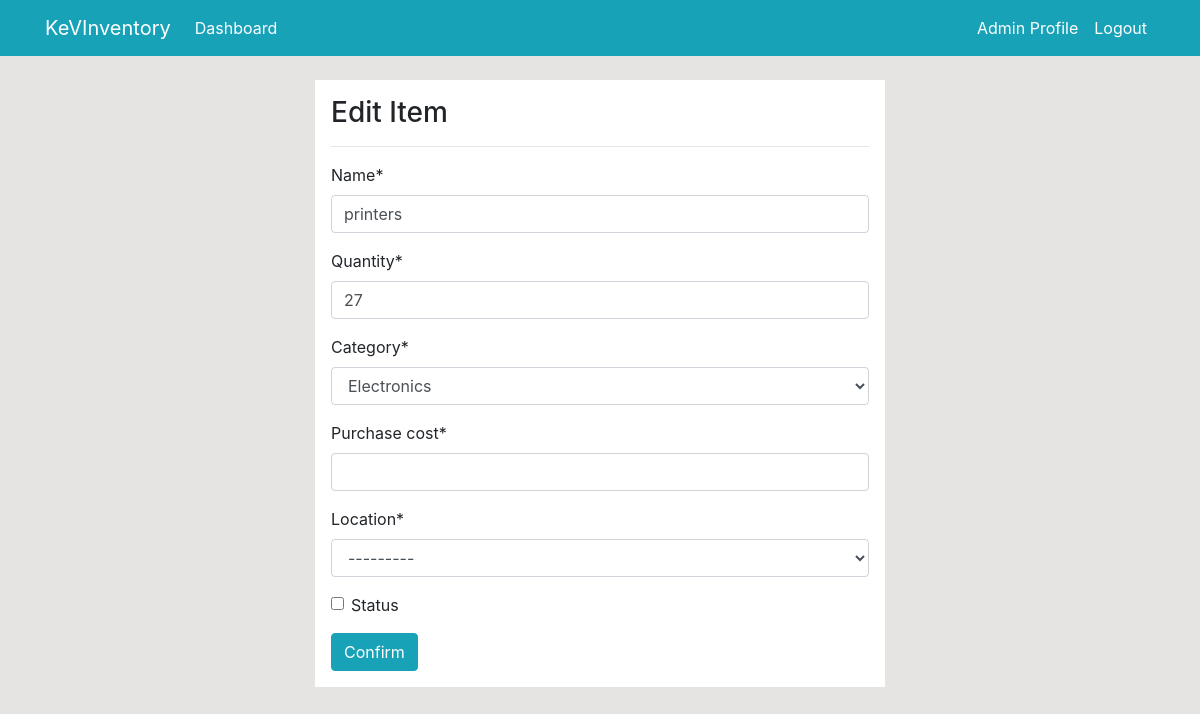
Page /products/edit/14/ (signed in) on the committed database.
### dashboard/models.py (models this page shows, shortened)
class Product(models.Model):
    name = models.CharField(max_length=100, null=True)
    quantity = models.PositiveIntegerField(null=True)
    category = models.CharField(max_length=50, choices=CATEGORY, null=True)
    purchase_date = models.DateTimeField(auto_now=True)
    purchase_cost = models.PositiveIntegerField(null=True)
    location = models.CharField(max_length=100, choices=DEPART, null=True)
    status = models.BooleanField(default=False)

### dashboard/decorators.py (the view)
        def wrapper(request, *args, **kwargs):
            group = None
            if request.user.groups.exists():
                group = request.user.groups.all()[0].name
            if group in allowed_roles:
                return view_func(request, *args, **kwargs)
            else:
                return HttpResponse('You are not authorized to view this page')

### dashboard/forms.py
class ProductForm(forms.ModelForm):
    class Meta:
        model = Product
        fields = '__all__'

### dashboard/views.py (called while the page is built)
@login_required(login_url='user-login')
@allowed_users(allowed_roles=['Admin'])
def product_edit(request, pk):
    item = Product.objects.get(id=pk)
    if request.method == 'POST':
        form = ProductForm(request.POST, instance=item)
        if form.is_valid():
            form.save()
            return redirect('dashboard-products')
    else:
        form = ProductForm(instance=item)
    context = {
        'form': form,
    }
    return render(request, 'dashboard/products_edit.html', context)

### templates/dashboard/products_edit.html (shortened to what this page needs)
{% extends 'partials/base.html' %}
{% load crispy_forms_tags %}
{% block content %}
<div class="row my-4">
    <div class="col-md-6 offset-md-3 p-3 bg-white">
        <h3>Edit Item</h3>
        <hr>
        <form>
            {{ form|crispy }}
            <input class="btn btn-info" type="submit" value="Confirm">
        </form>
    </div>
</div>
{% endblock %}

### templates/partials/nav.html (shortened to what this page needs)
<nav class="navbar navbar-expand-lg navbar-info bg-info">
    <div class="container">
        {% if user.is_authenticated %}
        <a class="navbar-brand text-white" href="{% url 'dashboard-index' %}">KeVInventory</a>
        <div class="collapse navbar-collapse" id="navbarSupportedContent">
            <ul class="navbar-nav mr-auto">
                <li class="nav-item active">
                    <a class="nav-link text-white" href="{% url 'dashboard-index' %}">Dashboard </a>
                </li>
            </ul>
            <ul class="navbar-nav ml-auto">
                <li class="nav-item active">
                    <a class="nav-link text-white" href="{% url 'user-profile' %}">{{ user.username }} Profile
                        <span class="sr-only">(current)</span></a>
                </li>
                <li class="nav-item">
                    <a class="nav-link text-white" href="{% url 'user-logout' %}">Logout</a>
                </li>
            </ul>
            {% endif %}
        </div>
    </div>
</nav>

### static/style.css (style rules this page uses)
body { background: rgb(230, 227, 227); }

### rows in the picture
Product: name "printers", quantity "27", category "Electronics", location "---------"

### other values in the picture
{{ user.username }} "Admin"
